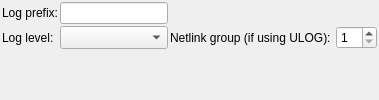
         <widget class="QWidget" name="tab2" >
          <attribute name="title" >
           <string>Logging</string>
          </attribute>
          <layout class="QGridLayout" >
           <property name="leftMargin" >
            <number>2</number>
           </property>
           <property name="topMargin" >
            <number>2</number>
           </property>
           <property name="rightMargin" >
            <number>2</number>
           </property>
           <property name="bottomMargin" >
            <number>2</number>
           </property>
           <property name="horizontalSpacing" >
            <number>2</number>
           </property>
           <property name="verticalSpacing" >
            <number>2</number>
           </property>
           <item row="1" column="1" >
            <widget class="QComboBox" name="ipt_logLevel" >
             <property name="sizePolicy" >
              <sizepolicy vsizetype="Fixed" hsizetype="Preferred" >
               <horstretch>0</horstretch>
               <verstretch>0</verstretch>
              </sizepolicy>
             </property>
             <property name="maximumSize" >
              <size>
               <width>200</width>
               <height>32767</height>
              </size>
             </property>
             <item>
              <property name="text" >
               <string/>
              </property>
             </item>
             <item>
              <property name="text" >
               <string>alert</string>
              </property>
             </item>
             <item>
              <property name="text" >
               <string>crit</string>
              </property>
             </item>
             <item>
              <property name="text" >
               <string>error</string>
              </property>
             </item>
             <item>
              <property name="text" >
               <string>warning</string>
              </property>
             </item>
             <item>
              <property name="text" >
               <string>notice</string>
              </property>
             </item>
             <item>
              <property name="text" >
               <string>info</string>
              </property>
             </item>
             <item>
              <property name="text" >
               <string>debug</string>
              </property>
             </item>
            </widget>
           </item>
           <item row="0" column="1" >
            <widget class="QLineEdit" name="ipt_logPrefix" >
             <property name="sizePolicy" >
              <sizepolicy vsizetype="Fixed" hsizetype="Preferred" >
               <horstretch>0</horstretch>
               <verstretch>0</verstretch>
              </sizepolicy>
             </property>
             <property name="maximumSize" >
              <size>
               <width>200</width>
               <height>32767</height>
              </size>
             </property>
            </widget>
           </item>
           <item row="0" column="0" >
            <widget class="QLabel" name="logPrefixLbl" >
             <property name="text" >
              <string>Log prefix:</string>
             </property>
             <property name="wordWrap" >
              <bool>false</bool>
             </property>
            </widget>
           </item>
           <item row="1" column="0" >
            <widget class="QLabel" name="textLabel2" >
             <property name="text" >
              <string>Log level:</string>
             </property>
             <property name="alignment" >
              <set>Qt::AlignLeading|Qt::AlignLeft|Qt::AlignVCenter</set>
             </property>
             <property name="wordWrap" >
              <bool>false</bool>
             </property>
            </widget>
           </item>
           <item row="1" column="4" >
            <spacer>
             <property name="orientation" >
              <enum>Qt::Horizontal</enum>
             </property>
             <property name="sizeType" >
              <enum>QSizePolicy::MinimumExpanding</enum>
             </property>
             <property name="sizeHint" >
              <size>
               <width>0</width>
               <height>20</height>
              </size>
             </property>
            </spacer>
           </item>
           <item row="1" column="2" >
            <widget class="QLabel" name="textLabel3" >
             <property name="text" >
              <string>Netlink group (if using ULOG): </string>
             </property>
             <property name="wordWrap" >
              <bool>false</bool>
             </property>
            </widget>
           </item>
           <item row="1" column="3" >
            <widget class="QSpinBox" name="ipt_nlgroup" >
             <property name="minimum" >
              <number>1</number>
             </property>
             <property name="maximum" >
              <number>32</number>
             </property>
            </widget>
           </item>
           <item row="2" column="2" >
            <spacer>
             <property name="orientation" >
              <enum>Qt::Vertical</enum>
             </property>
             <property name="sizeType" >
              <enum>QSizePolicy::MinimumExpanding</enum>
             </property>
             <property name="sizeHint" >
              <size>
               <width>20</width>
               <height>0</height>
              </size>
             </property>
            </spacer>
           </item>
          </layout>
         </widget>
